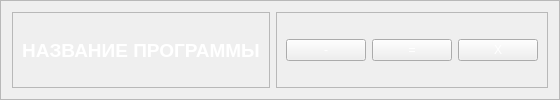
     <widget class="QFrame" name="frame">
      <property name="frameShape">
       <enum>QFrame::StyledPanel</enum>
      </property>
      <property name="frameShadow">
       <enum>QFrame::Raised</enum>
      </property>
      <layout class="QHBoxLayout" name="horizontalLayout">
       <item>
        <widget class="QFrame" name="frame_3">
         <property name="frameShape">
          <enum>QFrame::StyledPanel</enum>
         </property>
         <property name="frameShadow">
          <enum>QFrame::Raised</enum>
         </property>
         <layout class="QVBoxLayout" name="verticalLayout_2">
          <item alignment="Qt::AlignLeft">
           <widget class="QLabel" name="label">
            <property name="font">
             <font>
              <pointsize>14</pointsize>
              <weight>75</weight>
              <bold>true</bold>
             </font>
            </property>
            <property name="styleSheet">
             <string notr="true">color: rgb(255, 255, 255);</string>
            </property>
            <property name="text">
             <string>НАЗВАНИЕ ПРОГРАММЫ</string>
            </property>
            <property name="alignment">
             <set>Qt::AlignCenter</set>
            </property>
           </widget>
          </item>
         </layout>
        </widget>
       </item>
       <item alignment="Qt::AlignRight">
        <widget class="QFrame" name="frame_4">
         <property name="frameShape">
          <enum>QFrame::StyledPanel</enum>
         </property>
         <property name="frameShadow">
          <enum>QFrame::Raised</enum>
         </property>
         <layout class="QHBoxLayout" name="horizontalLayout_2">
          <item>
           <widget class="QPushButton" name="btn_minimize_window">
            <property name="styleSheet">
             <string notr="true">color: rgb(255, 255, 255);</string>
            </property>
            <property name="text">
             <string>-</string>
            </property>
           </widget>
          </item>
          <item>
           <widget class="QPushButton" name="btn_restore_window">
            <property name="styleSheet">
             <string notr="true">color: rgb(255, 255, 255);</string>
            </property>
            <property name="text">
             <string>=</string>
            </property>
           </widget>
          </item>
          <item>
           <widget class="QPushButton" name="btn_close_window">
            <property name="styleSheet">
             <string notr="true">color: rgb(255, 255, 255);</string>
            </property>
            <property name="text">
             <string>X</string>
            </property>
           </widget>
          </item>
         </layout>
        </widget>
       </item>
      </layout>
     </widget>
